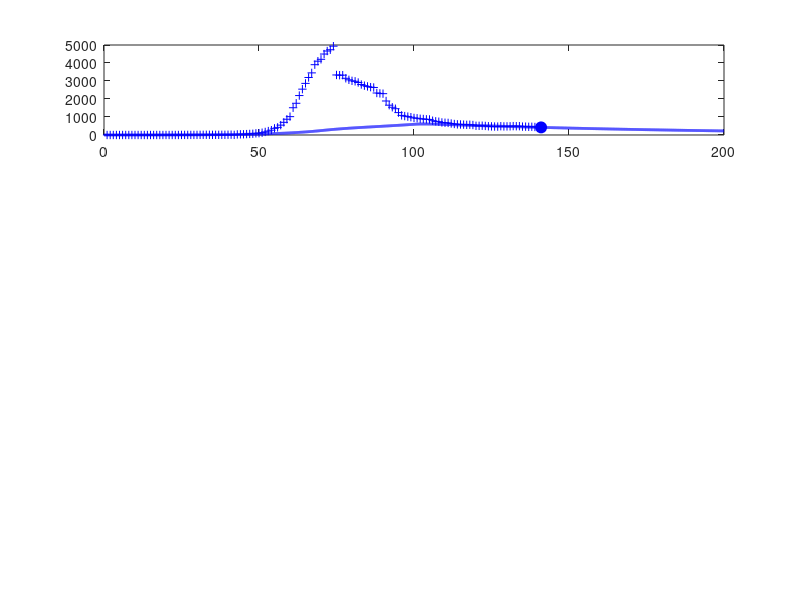

Recreate this plot in MATLAB. (Note: this script raises an error after producing the figure.)
% svr19AUS.m

% Revised:  2020 04 05

% Mathemtatical model for the spread of the covid19 virus
% Model for GLOBAL spread of virus
% Model for CHINA spread of virus: download svr19CHINA.m
% Data from https://www.worldometers.info/coronavirus/
% Date file:  covid19.mat  variable covid19
% Model specified by the variables in the INPUT SECTION of the Script

% DOING PHYSICS WITH MATLAB: 
%   http://www.physics.usyd.edu.au/teach_res/mp/mphome.htm
% Documentation
%   http://www.physics.usyd.edu.au/teach_res/mp/doc/sird19E.htm
% Download Scripts
%   http://www.physics.usyd.edu.au/teach_res/mp/mscripts/

% Ian Cooper
% email: matlabvisualphysics@gmail.com
% Matlab 2019b

% Populations: Data d / Model
% Susceptible individuals:  Sd  S
% Active infections (currently infected);  Id  I
% Recovered:  Rd  R
% Dead:  Dd  D

close all
clear
clc

global Imax Rmax Dmax ITmax Smax

load('covid19.mat')

% DATA: variable covid19
% Col 1: World   Id   Currently Infected Cases
% Col 2: World   Rd   Recovered
% Col 3: World   Dd   Deaths

% Data for China with Script svr19CHINA.m
% Col 4: China    Total infected cases
% Col 5: China    Currently Infected Cases
% Col 6: China    Deaths
% Col 7: USA      Total infected cases
% Col 8: USA      Currently infected cases
% Col 9: USA      Deaths
% Col 10: AUST    Total infected cases
% Col 11: AUST    Currently infected cases
% Col 12: AUST    Deaths
% Col 13: INDIA   Total infected cases
% Col 14: INDIA   Currently infected cases
% Col 15: INDIA   Deaths


% Model: number of time steps 
  num = 5000;

% *********************************************************************  
% INPUTS: Model Parameters
% ********************************************************************* 

% Maximum number of days for model   [200]
  tMax = 200;
% Initial number of infections   [0.004] 
  I = zeros(num,1);
  I(1) = 0.004;
% Adjustible model parameters  
% S --> I  [0.38] 
  a = 0.1;
% I --> R  [0.036]
  b = 0.01;
% I --> D  [0.0025]
  d = 0.0006;

% See SETUP for input of surge factors

% *********************************************************************  
% SETUP
% ********************************************************************* 
  
% DATA: Id Rd Dd / Number of data days for COVID19  
  Ndays  = find(covid19 == 0,1) - 1;  
  Idtot  = covid19(1:Ndays,10);
  Id     = covid19(1:Ndays,11);
  Dd     = covid19(1:Ndays,12);

% Model: S  D  R  
  S = zeros(num,1);
  D = zeros(num,1);
  R = zeros(num,1);
  
% Model: Initial values for populations
  S(1) = 1;
  D(1) = 0;
  R(1) = 0;   
  
% TIME [days]
  t = linspace(0,tMax,num)';
  dt = t(2) - t(1);

  
% SURGE FACTORS
  s = zeros(num,1);
  for n = 1:num-1
    if t(n) > 30; s(n) = 0.08; end
    if t(n) > 70; s(n) = 0.03; end
    if t(n) > 100; s(n) = 0.0; end
  end

   
% *********************************************************************  
% MODEL: Time Evolution
% ********************************************************************* 
 
for n = 1:num-1
  dS = -a*S(n)*I(n)*dt;
  dI = -dS;
  I(n+1) = I(n) + dI;
  dR = b*I(n)*dt;
  dD = d*I(n)*dt;
  surge = s(n)*I(n)*dt;
  R(n+1) = R(n)+ dR;
  D(n+1) = D(n) + dD;
  S(n+1) = S(n) + dS + surge;
  I(n+1) = I(n+1) - dR - dD;
end

% Scaling I, R and D values at day specified by t_index 
%   I(27) = Id(27)
  t_index = Ndays;
  index = find(t > t_index,1);
  f = Id(t_index)./ I(index);

% Scale populations
  I = f.*I;
  R = f.*R;
  D = f*D;
  
  Imax = max(I);
  Rmax = max(R);
  Dmax = max(D);
  Smax = max(S);
  
% Model: total population that has been infected;  
  Itot = I + R + D;
  ITmax = max(Itot);
  
% Data
  Rd = Idtot - Id - Dd;
  Idmax = max(Id);
  Rdmax = max(Rd);
  Ddmax = max(Dd);
  ITdmax = max(Idtot);
  
% Percentages: model
  pI = 100*I(end) / Itot(end);
  pR = 100*R(end) / Itot(end);
  pD = 100*D(end) / Itot(end);
  
% Percentages: Data
  pId = 100*Id(end) / Idtot(end);
  pRd = 100*Rd(end) / Idtot(end);
  pDd = 100*Dd(end) / Idtot(end);

  
  
% *********************************************************************  
% GRAPHICS
% ********************************************************************* 

figure(1)
  set(gcf,'units','normalized');
  set(gcf,'position',[0.02 0.05 0.3 0.75]);
  set(gcf,'color','w');

subplot(4,1,1)  % INFECTIONS
    xP = 1: Ndays;
    yP = Id;
    plot(xP,yP,'b+')   
    hold on
    
    xP = t_index; yP = Id(t_index);
    plot(xP,yP,'bo','markerfacecolor','b','markersize',8)
    
    xP = t; yP = I;
    plot(xP,yP,'b','linewidth',2)

    plotMonths(1)
       
    grid on
    title('Active Infections  I')
    ylabel('I','FontName','Times New Roman')  
    set(gca,'fontsize',12)
  
    
subplot(4,1,2)   % RECOVERIES
    xP = 1: Ndays;
    yP = Rd; 
    plot(xP,yP,'k+')
    hold on
 
    xP = t_index; yP = Rd(t_index);
    plot(xP,yP,'ko','markerfacecolor','k','markersize',8)
    
    xP = t; yP = R;
    plot(xP,yP,'k','linewidth',2)
    
    plotMonths(2)    
    
    grid on
    ylabel('R')
    title('Recoveries  R')
    set(gca,'fontsize',12)
   
 subplot(4,1,3)    % DEATHS
    xP = 1: Ndays;
    yP = Dd; 
    plot(xP,yP,'r+')
    hold on
 
    xP = t_index; yP = Dd(t_index);
    plot(xP,yP,'ro','markerfacecolor','r','markersize',8)
    
    xP = t; yP = D;
    plot(xP,yP,'r','linewidth',2)
    
    plotMonths(3)
    grid on
    
    ylabel('D')
    title('Deaths  D')
    set(gca,'fontsize',12)   
    
 subplot(4,1,4)   % Total infections
 
    th = 5;
    k = log(2)/th;
    v0 = 177400/exp(k*60);
    v = v0.*exp(k*(t-35));
   % v(v > ITmax) = ITmax;
    
    xP = t(1:2500);
    yP = v(1:2500);
    plot(xP,yP,'r','linewidth',1.2)
    ylim([0 1.2*ITmax])
    hold on
 
    xP = 1: Ndays;
    yP = Idtot; 
    plot(xP,yP,'b+')
    hold on
    xP = t; yP = Itot;
    plot(xP,yP,'b','linewidth',2)
    
    plotMonths(4)
    
    grid on
    xlabel('days elapsed')
    ylabel('I_{tot}','FontName','Times New Roman')
    title('Total Infections I_{tot}');
    set(gca,'fontsize',12) 
    

figure(2)
   set(gcf,'units','normalized');
   set(gcf,'position',[0.60 0.05 0.25 0.25]);
   set(gcf,'color','w');

   fig = figure(2);
   left_color = [0 0 0];
   right_color = [1 0 1];
   set(fig,'defaultAxesColorOrder',[left_color; right_color]);
   
    hold on
    plotMonths(5)   
        
    hold on
    yyaxis left
    xP = t; yP = S;
    plot(xP,yP,'k','linewidth',2)
    grid on
    xlabel('days elapsed')
    ylabel('Susceptible population  S') 
      
    yyaxis right
    xP = t; yP = s;
    plot(xP,yP,'m','linewidth',1)
    grid on
    ylabel('surge factor  s') 
        
    set(gca,'fontsize',12)    
    box on

    
figure(7)
   set(gcf,'units','normalized');
   set(gcf,'position',[0.33 0.05 0.25 0.35]);
   set(gcf,'color','w');

   xlim([0 120])
   ylim([0 250])
   hh = 250; dh = -25;
   
   txt = 'Start date:  22 January 2020';
   Htext = text(0,hh,txt,'fontsize',12);
   set(Htext,'color','k')
   
   hh = hh+dh;
   txt = 'Model Parameters';
   text(0,hh,txt,'fontsize',12)
   
   hh = hh+dh;
   txt = sprintf('I(0) = %3.0f   a = %2.3f   b = %2.3f   d = %2.3f', ...
       I(1),a,b,d);
   text(0,hh,txt,'fontsize',12)
      
   hh = hh+2*dh; 
   txt = 'DATA';
   text(0,hh,txt,'fontsize',12)
   
    z = datenum([2020 1 22]);
    z = z + Ndays-1;
    z = datetime(z,'ConvertFrom','datenum');
    z.Format = 'dd-MMM-yyyy';
    txt = cellstr(z) ; 
    text(20,hh,txt,'fontsize',12)
    
   hh = hh+dh;
   z1 = Id(end); z2 = Rd(end); z3 = Dd(end); z4 = z1+z2+z3;  
   txt = sprintf('I = %5.0f    R = %5.0f    D = %5.0f    I_{tot} = %5.0f', z1,z2,z3,z4);
   text(6,hh,txt,'fontsize',12)
   
    % Recoveries and Deaths
    pR = 100*Rd(end)/(Rd(end)+Dd(end));
    pD = 100*Dd(end)/(Rd(end)+Dd(end));
    hh = hh+dh;
    txt = sprintf('percent: Active = %2.1f  Recoveries = %2.1f    Deaths = %2.1f   ',pId,pRd,pDd);
    text(2,hh,txt,'fontsize',12)  
   
   hh = hh+2*dh; 
   txt = 'MODEL PREDICTIONS';
   text(0,hh,txt,'fontsize',12)
   
    z = datenum([2020 1 22]);
    z = z + tMax;
    z = datetime(z,'ConvertFrom','datenum');
    z.Format = 'dd-MMM-yyyy';
    txt = cellstr(z) ; 
    text(60,hh,txt,'fontsize',12)
   
   hh = hh+dh;
    z1 = I(end); z2 = R(end); z3 = D(end); z4 = z1+z2+z3;  
    txt = sprintf('I = %5.0f    R = %5.0f    D = %5.0f    I_{tot} = %5.0f', z1,z2,z3,z4);
    text(6,hh,txt,'fontsize',12)

   hh = hh+dh;
    txt = 'Peak';
    text(10,hh,txt,'fontsize',12)
    z = find(I == Imax,1);
    z = t(z) + datenum([2020 1 22]);
    z = datetime(z,'ConvertFrom','datenum');
    z.Format = 'dd-MMM-yyyy';
    txt = cellstr(z) ; 
    text(30,hh,txt,'fontsize',12)
   
    txt = sprintf('I_{peak} = %5.0f',Imax);
    text(70,hh,txt,'fontsize',12)
   
    hh = hh+dh;
    txt = sprintf('percent: Active = %2.1f  Recoveries = %2.1f    Deaths = %2.1f   ',pI,pR,pD);
    text(2,hh,txt,'fontsize',12)   
       
    axis off    
   
   
   
   function  pM = plotMonths(z)
     global Imax Rmax Dmax ITmax Smax
     
     % Months
       m1 = [2020 01 22];    % day zero
       m2 = [2020 02  1];    % Feb
       m3 = [2020 03  1];    % Mar
       m4 = [2020 04  1];    % Apr
       m5 = [2020 05  1];    % May
       m6 = [2020 06  1];    % Jun
       m7 = [2020 07  1];    % Jul
       m8 = [2020 08  1];    % Aug
   
      tm(1) = datenum(m1);
      tm(2) = datenum(m2) - tm(1);
      tm(3) = datenum(m3) - tm(1);
      tm(4) = datenum(m4) - tm(1);
      tm(5) = datenum(m5) - tm(1);
      tm(6) = datenum(m6) - tm(1);
      tm(7) = datenum(m7) - tm(1);
      tm(8) = datenum(m8) - tm(1);
   
      if z == 1; yMax = Imax;  end
      if z == 2; yMax = Rmax;  end
      if z == 3; yMax = Dmax;  end
      if z == 4; yMax = ITmax; end
      if z == 5; yMax = Smax; end
      
      for n = 2:8
        plot([tm(n), tm(n)], [0, yMax],'color', [0.5 0.5 0.5],'linewidth',1);
      end
      
      ys = 0.8;
      text(22, ys*yMax,'F')
      text(52, ys*yMax,'M')
      text(82, ys*yMax,'A')
      text(112,ys*yMax,'M')
      text(142,ys*yMax,'J')
      text(172,ys*yMax,'J')
      
   end
